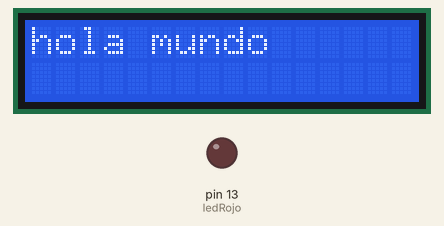
A sketch run on a simulated Arduino Uno, built with avr-gcc and run on an emulated ATmega328P. Shown: 16×2 character LCD, output pins drawn as LEDs (lit = HIGH).

Above: at 0.1 s.
At 1.1 s:
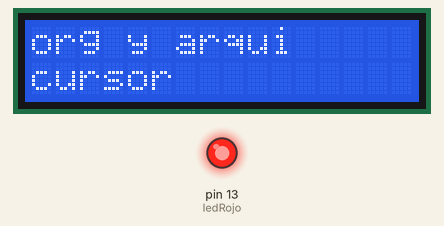
Timing chart, 0 to 2.6 s (numbered marks = the images above):
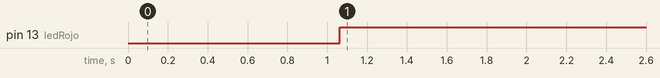

The sketch:

lcd.ino
```cpp
#include <LiquidCrystal.h>
int ledRojo = 13;
LiquidCrystal lcd(1,0,A1,A2,10,9); //PINES LED

void setup() {
  pinMode(ledRojo, OUTPUT);
  lcd.begin(16,2); //16 col;2 filas
  lcd.print("hola mundo");
  delay(1000);
}

void loop() {
  analogWrite(ledRojo,255);
  lcd.clear();
  lcd.print("org y arqui");
  lcd.setCursor(0,1);
  lcd.print("cursor");
  delay(1000);

}
```

Measured:
- by itself, pin 13 (ledRojo): LOW → HIGH at 1.1 s
